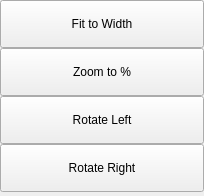
<?xml version="1.0" encoding="UTF-8"?>
<ui version="4.0">
 <class>NSRDocumentMenu</class>
 <widget class="QWidget" name="NSRDocumentMenu">
  <property name="geometry">
   <rect>
    <x>0</x>
    <y>0</y>
    <width>204</width>
    <height>196</height>
   </rect>
  </property>
  <property name="sizePolicy">
   <sizepolicy hsizetype="Preferred" vsizetype="Preferred">
    <horstretch>0</horstretch>
    <verstretch>0</verstretch>
   </sizepolicy>
  </property>
  <property name="windowTitle">
   <string>documentMenu</string>
  </property>
  <property name="styleSheet">
   <string notr="true"/>
  </property>
  <layout class="QVBoxLayout" name="verticalLayout_2">
   <property name="spacing">
    <number>0</number>
   </property>
   <property name="margin">
    <number>0</number>
   </property>
   <item>
    <layout class="QHBoxLayout" name="horizontalLayout">
     <property name="spacing">
      <number>0</number>
     </property>
     <item>
      <layout class="QVBoxLayout" name="verticalLayout">
       <property name="spacing">
        <number>0</number>
       </property>
       <item>
        <widget class="QPushButton" name="fitToWidthButton">
         <property name="sizePolicy">
          <sizepolicy hsizetype="Preferred" vsizetype="Fixed">
           <horstretch>0</horstretch>
           <verstretch>0</verstretch>
          </sizepolicy>
         </property>
         <property name="minimumSize">
          <size>
           <width>0</width>
           <height>48</height>
          </size>
         </property>
         <property name="text">
          <string>Fit to Width</string>
         </property>
         <property name="flat">
          <bool>false</bool>
         </property>
        </widget>
       </item>
       <item>
        <widget class="QPushButton" name="zoomToButton">
         <property name="sizePolicy">
          <sizepolicy hsizetype="Preferred" vsizetype="Fixed">
           <horstretch>0</horstretch>
           <verstretch>0</verstretch>
          </sizepolicy>
         </property>
         <property name="minimumSize">
          <size>
           <width>0</width>
           <height>48</height>
          </size>
         </property>
         <property name="text">
          <string>Zoom to %</string>
         </property>
        </widget>
       </item>
       <item>
        <widget class="QPushButton" name="rotateLeftButton">
         <property name="sizePolicy">
          <sizepolicy hsizetype="Preferred" vsizetype="Fixed">
           <horstretch>0</horstretch>
           <verstretch>0</verstretch>
          </sizepolicy>
         </property>
         <property name="minimumSize">
          <size>
           <width>0</width>
           <height>48</height>
          </size>
         </property>
         <property name="text">
          <string>Rotate Left</string>
         </property>
        </widget>
       </item>
       <item>
        <widget class="QPushButton" name="rotateRightButton">
         <property name="sizePolicy">
          <sizepolicy hsizetype="Expanding" vsizetype="Fixed">
           <horstretch>0</horstretch>
           <verstretch>0</verstretch>
          </sizepolicy>
         </property>
         <property name="minimumSize">
          <size>
           <width>0</width>
           <height>48</height>
          </size>
         </property>
         <property name="text">
          <string>Rotate Right</string>
         </property>
        </widget>
       </item>
      </layout>
     </item>
    </layout>
   </item>
   <item>
    <spacer name="verticalSpacer">
     <property name="orientation">
      <enum>Qt::Vertical</enum>
     </property>
     <property name="sizeType">
      <enum>QSizePolicy::Expanding</enum>
     </property>
     <property name="sizeHint" stdset="0">
      <size>
       <width>20</width>
       <height>0</height>
      </size>
     </property>
    </spacer>
   </item>
  </layout>
 </widget>
 <resources/>
 <connections/>
</ui>
